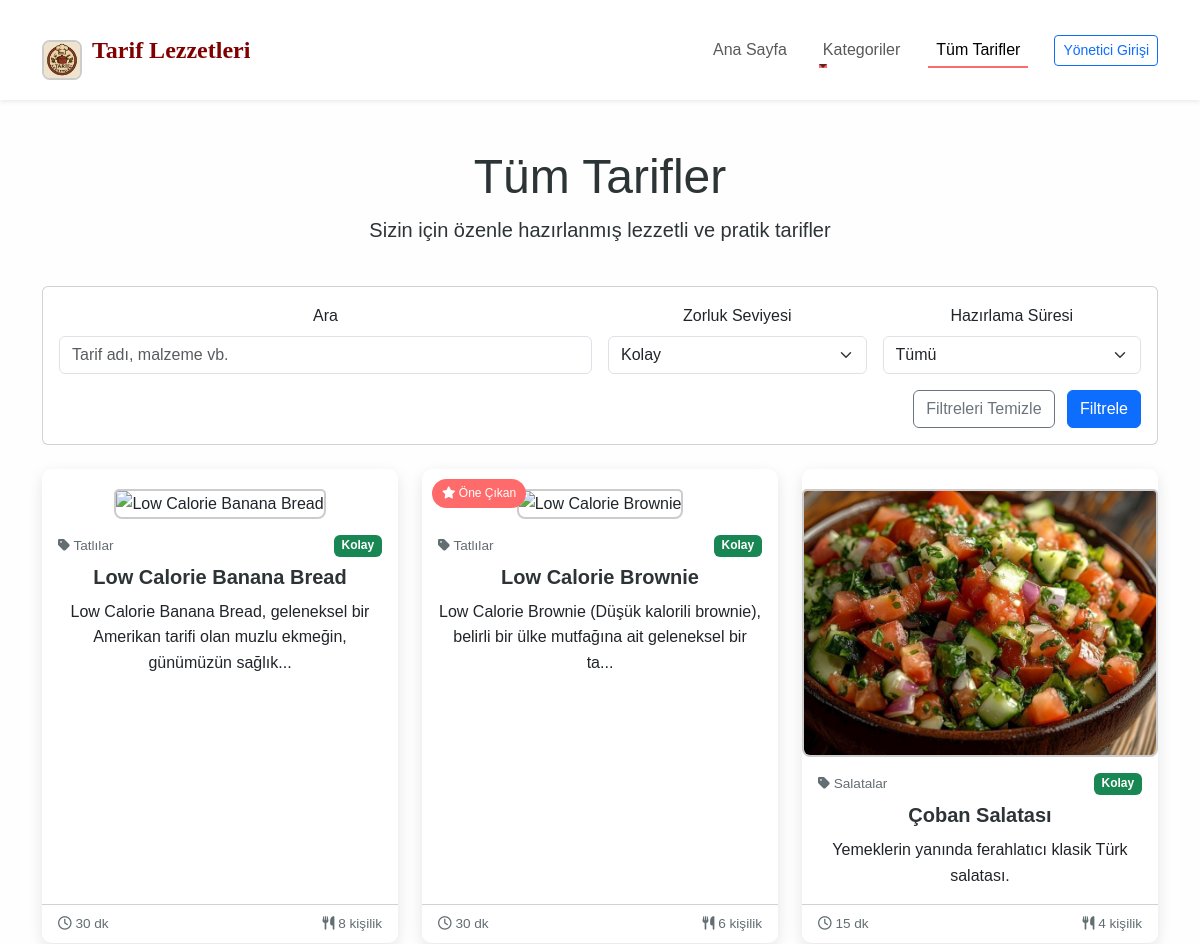
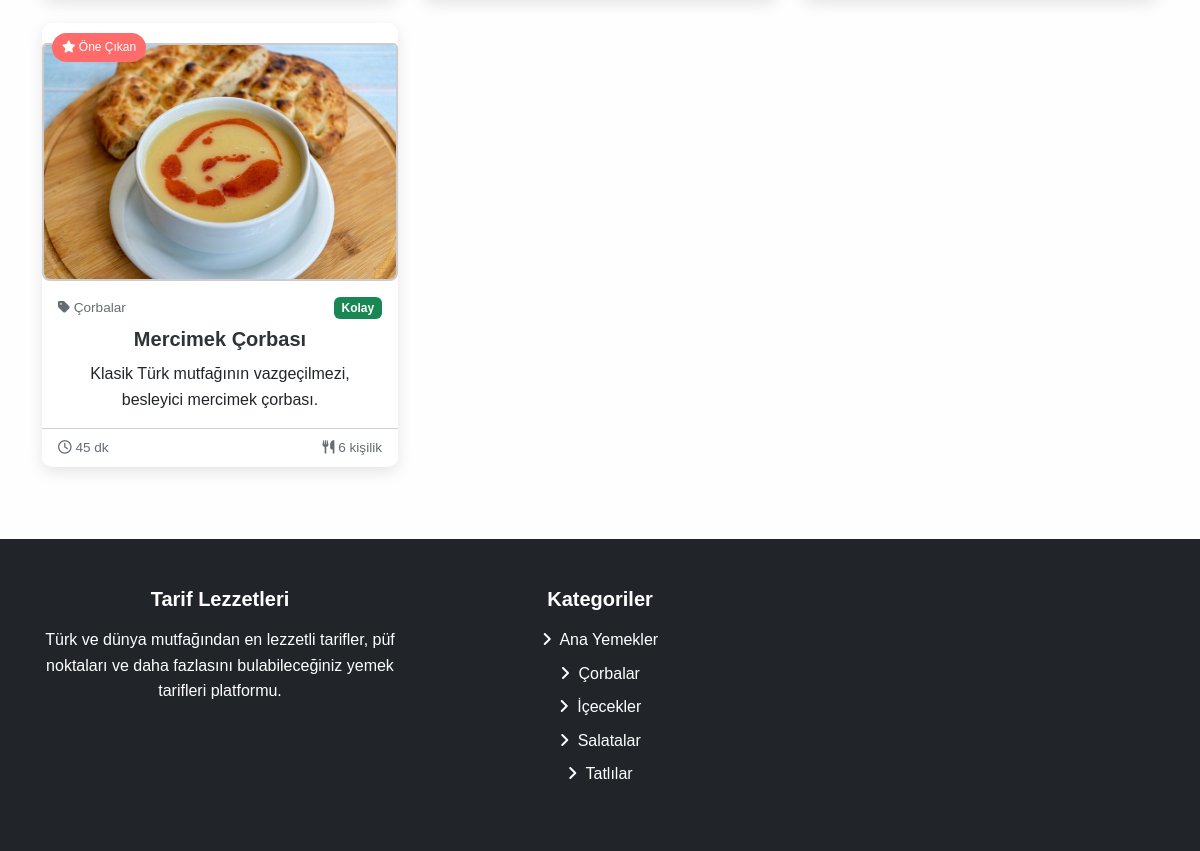
Screenshot of /tarifler.php?zorluk=Kolay with the database file from the repository (2 pictures, top to bottom).
### tables this page shows
CREATE TABLE `tarifler` (
  `id` int(11) NOT NULL,
  `kategori_id` int(11) NOT NULL,
  `tarif_adi` varchar(255) NOT NULL,
  `aciklama` text NOT NULL,
  `malzemeler` text NOT NULL,
  `yapilis` text NOT NULL,
  `sure` int(11) NOT NULL COMMENT 'Dakika cinsinden',
  `porsiyon` int(11) NOT NULL,
  `zorluk` enum('Kolay','Orta','Zor') NOT NULL DEFAULT 'Orta',
  `resim` varchar(255) DEFAULT NULL,
  `video_url` varchar(255) DEFAULT NULL,
  `eklenme_tarihi` timestamp NOT NULL DEFAULT current_timestamp(),
  `guncelleme_tarihi` timestamp NULL DEFAULT NULL ON UPDATE current_timestamp(),
  `yazar` varchar(100) DEFAULT NULL,
  `one_cikan` tinyint(1) NOT NULL DEFAULT 0,
  `goruntulenme` int(11) NOT NULL DEFAULT 0
);

CREATE TABLE `kategoriler` (
  `id` int(11) NOT NULL,
  `kategori_adi` varchar(100) NOT NULL,
  `aciklama` text DEFAULT NULL,
  `resim` varchar(255) DEFAULT NULL,
  `olusturma_tarihi` timestamp NOT NULL DEFAULT current_timestamp()
);

### includes/config.php (called while the page is built, shortened)
<?php
try {
    $db = new PDO("mysql:host=".DB_HOST.";dbname=".DB_NAME.";charset=utf8", DB_USER, DB_PASS);
    $db->setAttribute(PDO::ATTR_ERRMODE, PDO::ERRMODE_EXCEPTION);
    $db->setAttribute(PDO::ATTR_DEFAULT_FETCH_MODE, PDO::FETCH_ASSOC);
} catch(PDOException $e) {
    die("Veritabanı bağlantı hatası: " . $e->getMessage());
}
function guvenlik($data) {
    if(is_array($data)) {
        foreach($data as $key => $value) {
            $data[$key] = guvenlik($value);
        }
        return $data;
    } else {
        $data = trim($data);
        $data = stripslashes($data);
        $data = htmlspecialchars($data, ENT_QUOTES, 'UTF-8');
        return $data;
    }
}
function kisalt($icerik, $uzunluk = 100) {
    if(strlen($icerik) > $uzunluk) {
        $icerik = substr($icerik, 0, $uzunluk) . '...';
    }
    return $icerik;
}
function kategorileri_getir() {
    global $db;
    $sorgu = $db->query("SELECT * FROM kategoriler ORDER BY kategori_adi ASC");
    return $sorgu->fetchAll();
}

### tarifler.php (the view, shortened to what this page needs)
<?php
include 'includes/header.php';
$aranan = isset($_GET['q']) ? guvenlik($_GET['q']) : '';
$zorluk = isset($_GET['zorluk']) ? guvenlik($_GET['zorluk']) : '';
$sure = isset($_GET['sure']) ? (int)$_GET['sure'] : 0;
$sayfa = isset($_GET['sayfa']) && is_numeric($_GET['sayfa']) ? (int)$_GET['sayfa'] : 1;
$limit = 12;
$baslangic = ($sayfa - 1) * $limit;
$where = [];
$params = [];
if(!empty($zorluk)) {
    $where[] = "zorluk = :zorluk";
    $params['zorluk'] = $zorluk;
}
$sql = "SELECT * FROM tarifler";
if(!empty($where)) {
    $sql .= " WHERE " . implode(' AND ', $where);
}
$sql .= " ORDER BY eklenme_tarihi DESC LIMIT :baslangic, :limit";
$sorgu = $db->prepare($sql);
foreach($params as $key => $value) {
    $sorgu->bindValue(':' . $key, $value);
}
$sorgu->bindValue(':baslangic', $baslangic, PDO::PARAM_INT);
$sorgu->bindValue(':limit', $limit, PDO::PARAM_INT);
$sorgu->execute();
$tarifler = $sorgu->fetchAll();
?>
<div class="container">
    <div class="row mb-4">
        <div class="col-12">
            <h1 class="display-5 text-center">Tüm Tarifler</h1>
            <p class="lead text-center">Sizin için özenle hazırlanmış lezzetli ve pratik tarifler</p>
        </div>
    </div>
    <div class="card mb-4">
        <div class="card-body">
            <form action="tarifler.php" method="GET" class="row g-3">
                <div class="col-md-6">
                    <label for="q" class="form-label">Ara</label>
                    <input type="text" class="form-control" id="q" name="q" placeholder="Tarif adı, malzeme vb." value="<?php echo $aranan; ?>">
                </div>
                <div class="col-md-3">
                    <label for="zorluk" class="form-label">Zorluk Seviyesi</label>
                    <select class="form-select" id="zorluk" name="zorluk">
                        <option value="Kolay" <?php echo ($zorluk == 'Kolay') ? 'selected' : ''; ?>>Kolay</option>
                    </select>
                </div>
                <div class="col-md-3">
                    <label for="sure" class="form-label">Hazırlama Süresi</label>
                    <select class="form-select" id="sure" name="sure">
                        <option value="">Tümü</option>
                    </select>
                </div>
                <div class="col-12 text-end">
                    <?php if(!empty($aranan) || !empty($zorluk) || $sure > 0): ?>
                    <a href="tarifler.php" class="btn btn-outline-secondary me-2">Filtreleri Temizle</a>
                    <?php endif; ?>
                    <button type="submit" class="btn btn-primary">Filtrele</button>
                </div>
            </form>
        </div>
    </div>
    <div class="row">
        <?php if(count($tarifler) > 0): ?>
            <?php foreach($tarifler as $tarif): ?>
            <div class="col-lg-4 col-md-6 mb-4">
                <div class="card recipe-card h-100">
                    <div class="recipe-image">
                        <?php if($tarif['one_cikan']): ?>
                        <div class="recipe-featured"><i class="fas fa-star"></i> Öne Çıkan</div>
                        <?php endif; ?>
                    </div>
                    <div class="card-body">
                        <div class="recipe-meta d-flex justify-content-between mb-2">
                            <span class="recipe-category"><i class="fas fa-tag"></i> <?php
                                $kat_sorgu = $db->prepare("SELECT kategori_adi FROM kategoriler WHERE id = :id");
                                $kat_sorgu->execute(['id' => $tarif['kategori_id']]);
                                $kategori = $kat_sorgu->fetch();
                                echo $kategori['kategori_adi'];
                            ?></span>
                            <span class="recipe-difficulty badge <?php
                                if($tarif['zorluk'] == 'Kolay') echo 'bg-success';
                                elseif($tarif['zorluk'] == 'Orta') echo 'bg-warning text-dark';
                                else echo 'bg-danger';
                            ?>"><?php echo $tarif['zorluk']; ?></span>
                        </div>
                        <h5 class="card-title"><a href="tarif_detay.php?id=<?php echo $tarif['id']; ?>" class="text-decoration-none"><?php echo $tarif['tarif_adi']; ?></a></h5>
                        <p class="card-text"><?php echo kisalt($tarif['aciklama'], 100); ?></p>
                    </div>
                    <div class="card-footer bg-white d-flex justify-content-between align-items-center">
                        <div class="recipe-time"><i class="far fa-clock"></i> <?php echo $tarif['sure']; ?> dk</div>
                        <div class="recipe-portions"><i class="fas fa-utensils"></i> <?php echo $tarif['porsiyon']; ?> kişilik</div>
                    </div>
                </div>
            </div>
            <?php endforeach; ?>
        <?php endif; ?>
    </div>
</div>
<?php include 'includes/footer.php'; ?>

### includes/footer.php (shortened to what this page needs)
 </main>
    <footer class="bg-dark text-white py-5">
        <div class="container">
            <div class="row">
                <div class="col-md-4 mb-4 mb-md-0">
                    <h5 class="mb-3">Tarif Lezzetleri</h5>
                    <p>Türk ve dünya mutfağından en lezzetli tarifler, püf noktaları ve daha fazlasını bulabileceğiniz yemek tarifleri platformu.</p>
                </div>
                <div class="col-md-4 mb-4 mb-md-0">
                    <h5 class="mb-3">Kategoriler</h5>
                    <ul class="list-unstyled">
                        <?php
                        $footer_kategoriler = kategorileri_getir();
                        foreach($footer_kategoriler as $kategori):
                        ?>
                        <li class="mb-2"><a href="kategori.php?id=<?php echo $kategori['id']; ?>" class="text-white text-decoration-none"><i class="fas fa-angle-right me-1"></i> <?php echo $kategori['kategori_adi']; ?></a></li>
                        <?php endforeach; ?>
                    </ul>
                </div>
    </footer>
</body>
</html>

### assets/css/style.css (style rules this page uses)
:root { --primary: #ff6b6b; --secondary: #4ecdc4; --dark: #2d3436; --light: #f9f9f9; --gray: #dfe6e9; --success: #55efc4; --warning: #ffeaa7; --danger: #ff7675; --info: #74b9ff; }
body { font-family: 'Nunito', -apple-system, BlinkMacSystemFont, "Segoe UI", Roboto, "Helvetica Neue", Arial, sans-serif; color: var(--dark); background-color: var(--light); line-height: 1.6; }
a { color: var(--primary); transition: all 0.3s ease; }
.recipe-card { border: none; border-radius: 10px; overflow: hidden; box-shadow: 0 5px 15px rgba(0, 0, 0, 0.1); transition: transform 0.3s, box-shadow 0.3s; }
.recipe-image { position: relative; overflow: hidden; }
.recipe-featured { position: absolute; top: 10px; left: 10px; background-color: var(--primary); color: white; padding: 5px 10px; font-size: 0.75rem; border-radius: 20px; z-index: 1; }
.recipe-card .card-title { font-weight: 700; margin-bottom: 10px; }
.recipe-card .card-title a { color: var(--dark); text-decoration: none; }
.recipe-category { font-size: 0.85rem; color: #636e72; }
.recipe-time, .recipe-portions { font-size: 0.85rem; color: #636e72; }
footer { background-color: var(--dark); color: white; padding: 60px 0 30px; }
footer h5 { margin-bottom: 20px; font-weight: 700; }
body { text-align: center; font-family: Arial, sans-serif; background-color: #fefefe; }

### rows the page displays
tarifler: kategori.kategori_adi "Tatlılar", zorluk "Kolay", tarif_adi "Low Calorie Banana Bread", aciklama "Low Calorie Banana Bread, geleneksel bir Amerikan tarifi olan muzlu ekmeğin, günümüzün sağlık...", sure "30", porsiyon "8"
tarifler: one_cikan 1 (drawn), kategori.kategori_adi "Tatlılar", zorluk "Kolay", tarif_adi "Low Calorie Brownie", aciklama "Low Calorie Brownie (Düşük kalorili brownie), belirli bir ülke mutfağına ait geleneksel bir ta...", sure "30", porsiyon "6"
tarifler: kategori.kategori_adi "Salatalar", zorluk "Kolay", tarif_adi "Çoban Salatası", aciklama "Yemeklerin yanında ferahlatıcı klasik Türk salatası.", sure "15", porsiyon "4"
tarifler: one_cikan 1 (drawn), kategori.kategori_adi "Çorbalar", zorluk "Kolay", tarif_adi "Mercimek Çorbası", aciklama "Klasik Türk mutfağının vazgeçilmezi, besleyici mercimek çorbası.", sure "45", porsiyon "6"
kategoriler: kategori_adi "Ana Yemekler"
kategoriler: kategori_adi "Çorbalar"
kategoriler: kategori_adi "İçecekler"
kategoriler: kategori_adi "Salatalar"
kategoriler: kategori_adi "Tatlılar"

### other values shown
SITE_TITLE "Tarif Lezzetleri"
